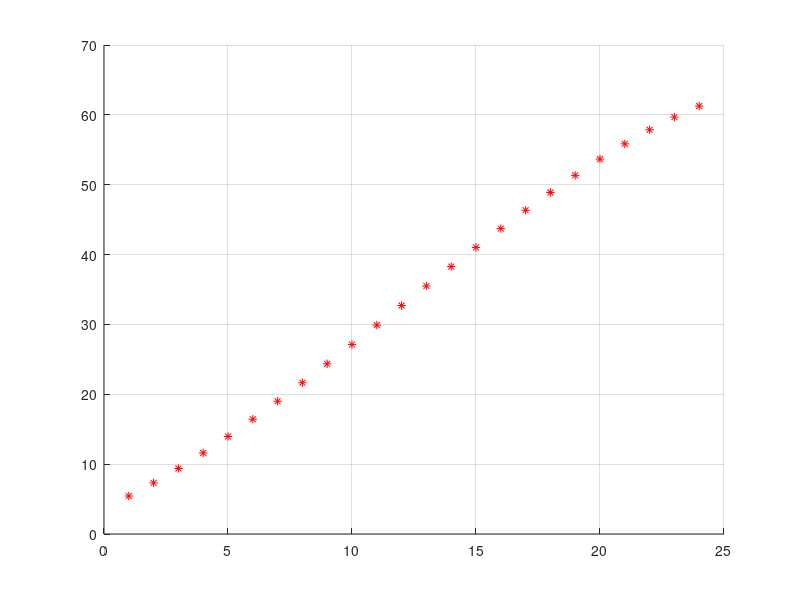

MATLAB code to generate this figure:
%2.2
clear;clc;
v1=[5.4400 7.3156 9.3777 11.6020 13.9601 16.4359 19.0078 21.6554 24.3670 27.1208 29.9065 ...
32.7028 35.4998 38.2793 41.0227 43.7196 46.3481 48.8963 51.3434 53.6675 55.8495 57.8667 ...
59.6864 61.2643 ];
v01=[0.0202 0.0270 0.0399 0.0405 0.0466 0.0520 0.0566 0.0603 0.0630 0.0646 0.0651 0.0645 ...
0.0629 0.0602 0.0565 0.0519 0.0466 0.0406 0.0342 0 .0276 0.0210 0.0148 0.0091 ...
0.0045 0.00019 ];
v02=flipud(v01);
v0=v01-v02;
v0(1)=[]; 
%v2=v1+v0;
hold on
plot(v1,'r*')
%plot(v2)
grid on